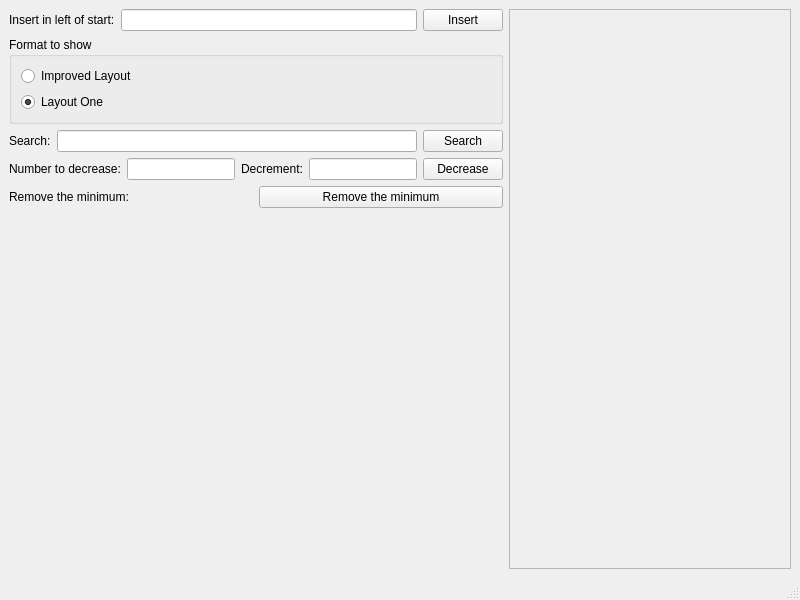
<?xml version="1.0" encoding="UTF-8"?>
<ui version="4.0">
 <class>MainWindow</class>
 <widget class="QMainWindow" name="MainWindow">
  <property name="geometry">
   <rect>
    <x>0</x>
    <y>0</y>
    <width>800</width>
    <height>600</height>
   </rect>
  </property>
  <property name="windowTitle">
   <string>Binomial Heap</string>
  </property>
  <widget class="QWidget" name="centralwidget">
   <layout class="QHBoxLayout" name="horizontalLayout_2">
    <item>
     <layout class="QHBoxLayout" name="horizontalMainLayout">
      <item>
       <layout class="QVBoxLayout" name="verticalLayoutOfConf">
        <item>
         <layout class="QHBoxLayout" name="horizontalLayoutInsertHead">
          <item>
           <widget class="QLabel" name="label">
            <property name="text">
             <string>Insert in left of start:</string>
            </property>
           </widget>
          </item>
          <item>
           <widget class="QLineEdit" name="lineEditHead"/>
          </item>
          <item>
           <widget class="QPushButton" name="pushButton">
            <property name="text">
             <string>Insert</string>
            </property>
           </widget>
          </item>
         </layout>
        </item>
        <item>
         <layout class="QHBoxLayout" name="horizontalLayout_4">
          <item>
           <widget class="QGroupBox" name="groupBox">
            <property name="title">
             <string>Format to show</string>
            </property>
            <layout class="QVBoxLayout" name="verticalLayout">
             <item>
              <widget class="QRadioButton" name="radioButtonLayoutImproved">
               <property name="text">
                <string>Improved Layout</string>
               </property>
              </widget>
             </item>
             <item>
              <widget class="QRadioButton" name="radioButtonLayoutSimple">
               <property name="text">
                <string>Layout One</string>
               </property>
               <property name="checked">
                <bool>true</bool>
               </property>
              </widget>
             </item>
            </layout>
           </widget>
          </item>
         </layout>
        </item>
        <item>
         <layout class="QHBoxLayout" name="horizontalLayoutOfSearch">
          <item>
           <widget class="QLabel" name="label_2">
            <property name="text">
             <string>Search:</string>
            </property>
           </widget>
          </item>
          <item>
           <widget class="QLineEdit" name="lineEditOfSearch"/>
          </item>
          <item>
           <widget class="QPushButton" name="pushButtonOfSearch">
            <property name="text">
             <string>Search</string>
            </property>
           </widget>
          </item>
         </layout>
        </item>
        <item>
         <layout class="QHBoxLayout" name="horizontalLayoutOfDecrease">
          <item>
           <widget class="QLabel" name="label_3">
            <property name="text">
             <string>Number to decrease:</string>
            </property>
           </widget>
          </item>
          <item>
           <widget class="QLineEdit" name="lineEditOfDecreaseKey"/>
          </item>
          <item>
           <widget class="QLabel" name="label_4">
            <property name="text">
             <string>Decrement:</string>
            </property>
           </widget>
          </item>
          <item>
           <widget class="QLineEdit" name="lineEditOfDecrement"/>
          </item>
          <item>
           <widget class="QPushButton" name="pushButton_2">
            <property name="text">
             <string>Decrease</string>
            </property>
           </widget>
          </item>
         </layout>
        </item>
        <item>
         <layout class="QHBoxLayout" name="horizontalLayoutRemoveHead">
          <item>
           <widget class="QLabel" name="label_5">
            <property name="text">
             <string>Remove the minimum:</string>
            </property>
           </widget>
          </item>
          <item>
           <widget class="QPushButton" name="pushButton_3">
            <property name="text">
             <string>Remove the minimum</string>
            </property>
           </widget>
          </item>
         </layout>
        </item>
        <item>
         <spacer name="verticalSpacer">
          <property name="orientation">
           <enum>Qt::Vertical</enum>
          </property>
          <property name="sizeHint" stdset="0">
           <size>
            <width>20</width>
            <height>40</height>
           </size>
          </property>
         </spacer>
        </item>
       </layout>
      </item>
      <item>
       <layout class="QVBoxLayout" name="verticalLayoutOfImage">
        <item>
         <widget class="QScrollArea" name="scrollArea">
          <property name="widgetResizable">
           <bool>true</bool>
          </property>
          <widget class="QWidget" name="scrollAreaWidgetContents">
           <property name="geometry">
            <rect>
             <x>0</x>
             <y>0</y>
             <width>276</width>
             <height>533</height>
            </rect>
           </property>
           <layout class="QHBoxLayout" name="horizontalLayout">
            <item>
             <widget class="QLabel" name="labelOfImage">
              <property name="text">
               <string/>
              </property>
             </widget>
            </item>
           </layout>
          </widget>
         </widget>
        </item>
       </layout>
      </item>
     </layout>
    </item>
   </layout>
  </widget>
  <widget class="QMenuBar" name="menubar">
   <property name="geometry">
    <rect>
     <x>0</x>
     <y>0</y>
     <width>800</width>
     <height>22</height>
    </rect>
   </property>
  </widget>
  <widget class="QStatusBar" name="statusbar"/>
 </widget>
 <resources/>
 <connections/>
</ui>
